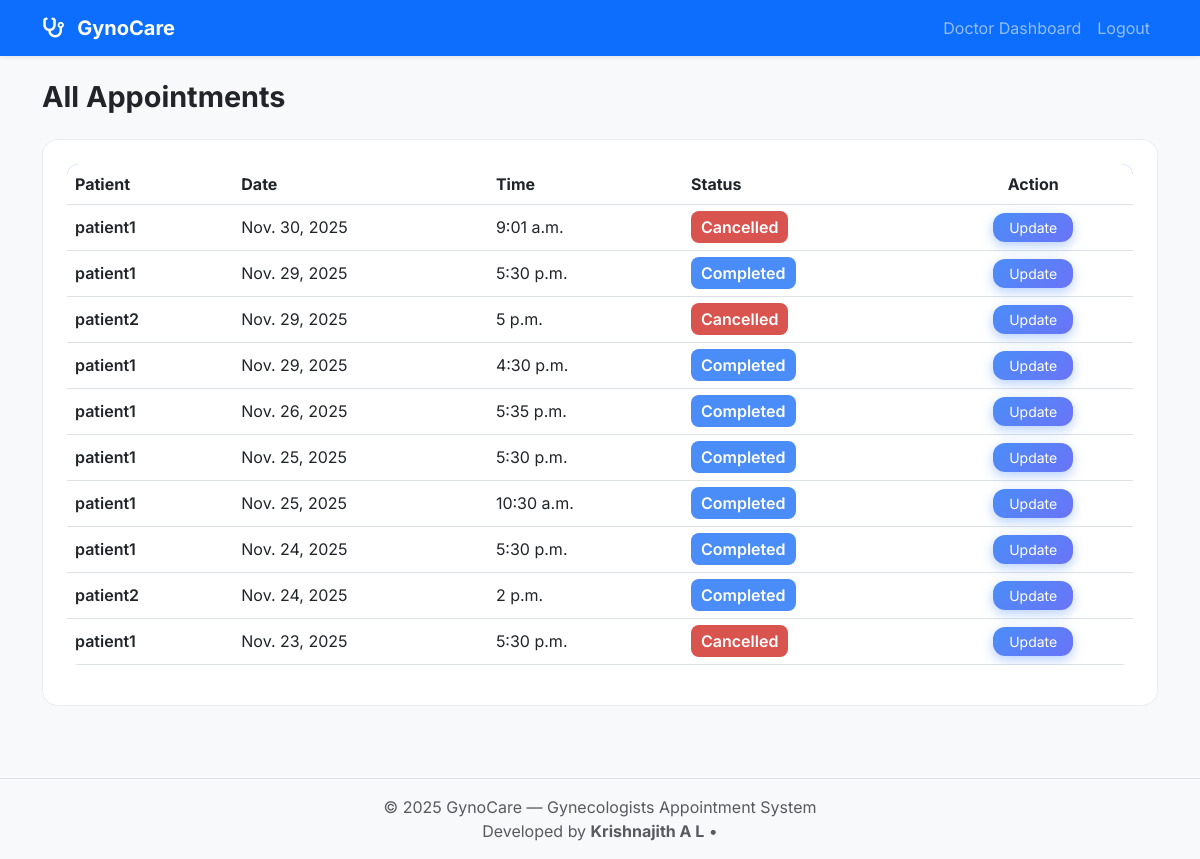
The page /appointments/doctor/list/ (signed in) on the database its author committed.
### appointments/models.py (models this page shows, shortened)
class Appointment(models.Model):
    patient = models.ForeignKey(User, on_delete=models.CASCADE, related_name='patient_appointments')
    doctor = models.ForeignKey(User, on_delete=models.CASCADE, related_name='doctor_appointments')
    date = models.DateField()
    time = models.TimeField()
    reason = models.TextField(blank=True,null=True)
    STATUS_CHOICES = (
                      ('Pending','Pending'),
                      ('Approved','Approved'),
                      ('Completed','Completed'),
                      ('Cancelled','Cancelled'),
                      )
    status = models.CharField(max_length=20,choices=STATUS_CHOICES, default='Pending')
    created_at = models.DateTimeField(auto_now_add=True)

### users/decorators.py (the view)
        @login_required
        def wrapper(request, *args, **kwargs):
            profile = Profile.objects.get(user=request.user)
            if profile.role != allowed_role:
                return redirect('login')   # OR 'home'
            return view_func(request, *args, **kwargs)

### appointments/views.py (called while the page is built)
@role_required('doctor')
def doctor_appointment_list(request):
    profile = Profile.objects.get(user=request.user)
    if profile.role != 'doctor':
        return redirect('home')
    appointments = Appointment.objects.all().order_by('-date', '-time')
    return render(request, 'appointments/doctor_appointment_list.html', {
                                                                        'appointments': appointments,
                                                                        'show_dashboard_links': True,
                                                                        'show_logout': True,
                                                                        'title': 'All Appointents – GynoCare',
                                                                        })

### templates/appointments/doctor_appointment_list.html
{% extends 'base.html' %}
{% load static %}
{% block content %}
<h2 class="section-title mb-4">All Appointments</h2>
<div class="card glass-card p-4">
    {% if appointments %}
    <div class="table-responsive">
        <table class="table table-hover align-middle">
            <thead>
                <tr>
                    <th>Patient</th>
                    <th>Date</th>
                    <th>Time</th>
                    <th>Status</th>
                    <th class="text-center">Action</th>
                </tr>
            </thead>
            <tbody>
                {% for appt in appointments %}
                <tr>
                    <td class="fw-semibold">{{ appt.patient.username }}</td>
                    <td>{{ appt.date }}</td>
                    <td>{{ appt.time }}</td>
                    <td>
                        {% if appt.status == "Pending" %}
                            <span class="badge-pending">Pending</span>
                        {% elif appt.status == "Approved" %}
                            <span class="badge-approved">Approved</span>
                        {% elif appt.status == "Completed" %}
                            <span class="badge-completed">Completed</span>
                        {% else %}
                            <span class="badge-cancelled">Cancelled</span>
                        {% endif %}
                    </td>
                    <td class="text-center">
                        <a href="{% url 'update_status' appt.id %}"
                           class="btn btn-sm primary-btn px-3">
                           Update
                        </a>
                    </td>
                </tr>
                {% endfor %}
            </tbody>
        </table>
    </div>
    {% else %}
        <p class="text-muted">No appointments found.</p>
    {% endif %}
</div>
{% endblock %}

### static/css/style.css (style rules this page uses)
body { background: #f4f7ff !important; font-family: 'Inter', sans-serif; }
.card { border-radius: 16px !important; }
.glass-card { backdrop-filter: blur(12px); background: rgba(255, 255, 255, 0.9); border: 1px solid rgba(200, 200, 200, 0.3); transition: 0.3s ease-in-out; }
.submit-btn, .primary-btn { background: linear-gradient(135deg, #4B8DF8, #6A74F7); border: none !important; border-radius: 12px !important; transition: 0.3s ease !important; box-shadow: 0px 4px 12px rgba(75, 141, 248, 0.4); color: white !important; }
.badge-completed { background: #4B8DF8 !important; color: white !important; padding: 6px 10px; border-radius: 8px; font-weight: 600; }
.badge-cancelled { background: #D9534F !important; color: white !important; padding: 6px 10px; border-radius: 8px; font-weight: 600; }
.table thead { background: #4B8DF8; color: white; }
.table { border-radius: 12px !important; overflow: hidden !important; }
.section-title { font-weight: 700; font-size: 1.8rem; }
.glass-card, .dashboard-card { animation: fadeIn 0.6s ease-in-out; }

### rows shown on the page
Appointment: patient.username "patient1", date "Nov. 30, 2025", time "9:01 a.m.", status "Cancelled"
Appointment: patient.username "patient1", date "Nov. 29, 2025", time "5:30 p.m.", status "Completed"
Appointment: patient.username "patient2", date "Nov. 29, 2025", time "5 p.m.", status "Cancelled"
Appointment: patient.username "patient1", date "Nov. 29, 2025", time "4:30 p.m.", status "Completed"
Appointment: patient.username "patient1", date "Nov. 26, 2025", time "5:35 p.m.", status "Completed"
Appointment: patient.username "patient1", date "Nov. 25, 2025", time "5:30 p.m.", status "Completed"
Appointment: patient.username "patient1", date "Nov. 25, 2025", time "10:30 a.m.", status "Completed"
Appointment: patient.username "patient1", date "Nov. 24, 2025", time "5:30 p.m.", status "Completed"
Appointment: patient.username "patient2", date "Nov. 24, 2025", time "2 p.m.", status "Completed"
Appointment: patient.username "patient1", date "Nov. 23, 2025", time "5:30 p.m.", status "Cancelled"
